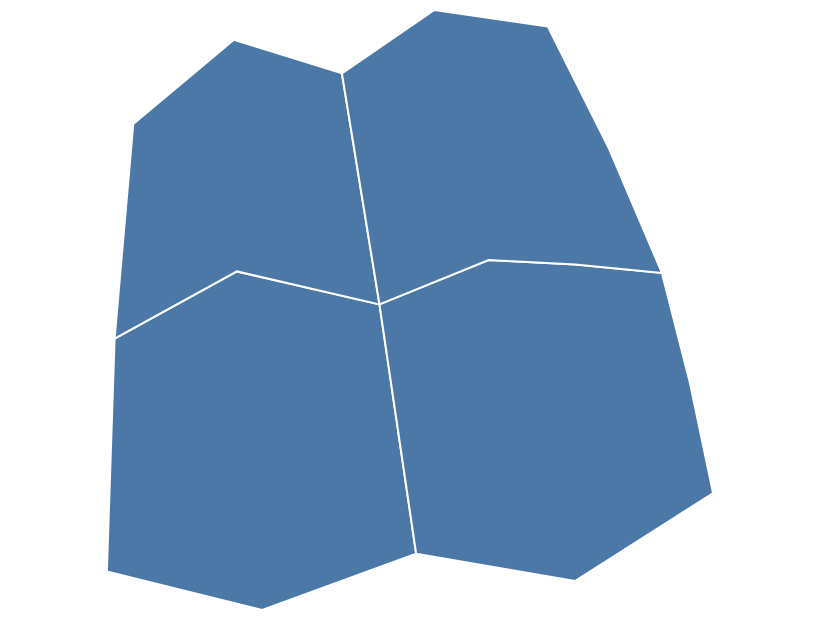

Source (Vega-Lite JSON):
### Vega-Lite specification from a JSON file in a GitHub repository (floating-point values rounded to 4 significant figures)
{"$schema": "https://vega.github.io/schema/vega-lite/v6.json", "padding": 5, "autosize": "none", "width": 400, "height": 300, "data": {"values": {"type": "FeatureCollection", "features": [{"type": "Feature", "properties": {"name": "west", "value": 3, "cat": "a"}, "geometry": {"type": "Polygon", "coordinates": [[[-11, 48], [-2, 52], [9, 50], [10, 36], [0, 33], [-10, 35], [-11, 48]]]}}, {"type": "Feature", "properties": {"name": "east", "value": 5, "cat": "b"}, "geometry": {"type": "Polygon", "coordinates": [[[9, 50], [18, 52], [31, 50], [30, 38], [20, 34], [10, 36], [9, 50]]]}}, {"type": "Feature", "properties": {"name": "north-west", "value": 2, "cat": "a"}, "geometry": {"type": "Polygon", "coordinates": [[[-12, 60], [-3, 65], [8, 63], [9, 50], [-2, 52], [-11, 48], [-12, 60]]]}}, {"type": "Feature", "properties": {"name": "north-east", "value": 8, "cat": "b"}, "geometry": {"type": "Polygon", "coordinates": [[[8, 63], [19, 66], [30, 64], [31, 50], [18, 52], [9, 50], [8, 63]]]}}]}, "format": {"property": "features"}}, "projection": {"type": "azimuthalEquidistant"}, "mark": {"type": "geoshape", "fill": "#4c78a8", "stroke": "white"}}
